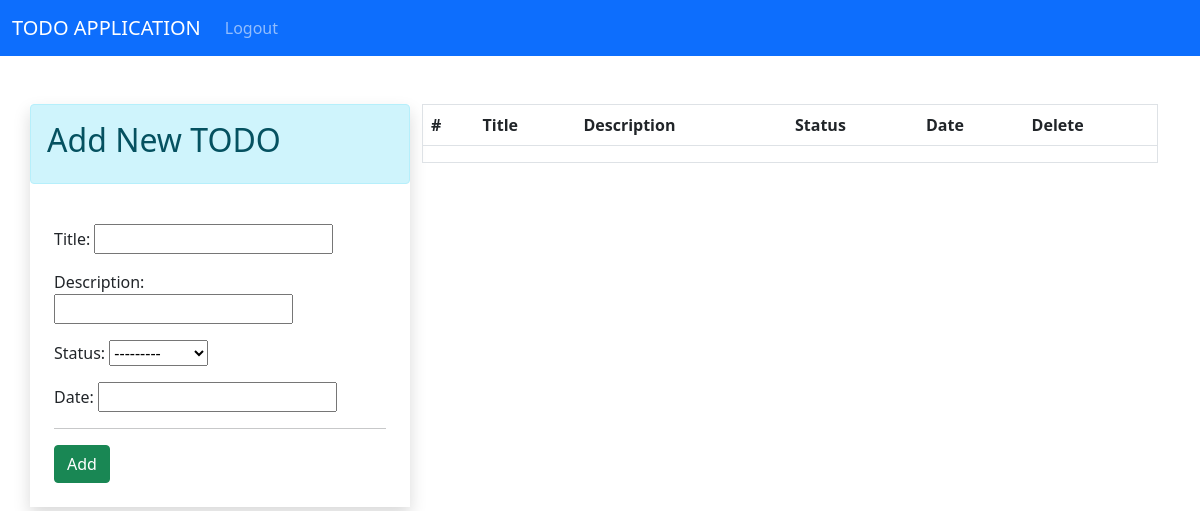
The app's page / (signed in), older data.
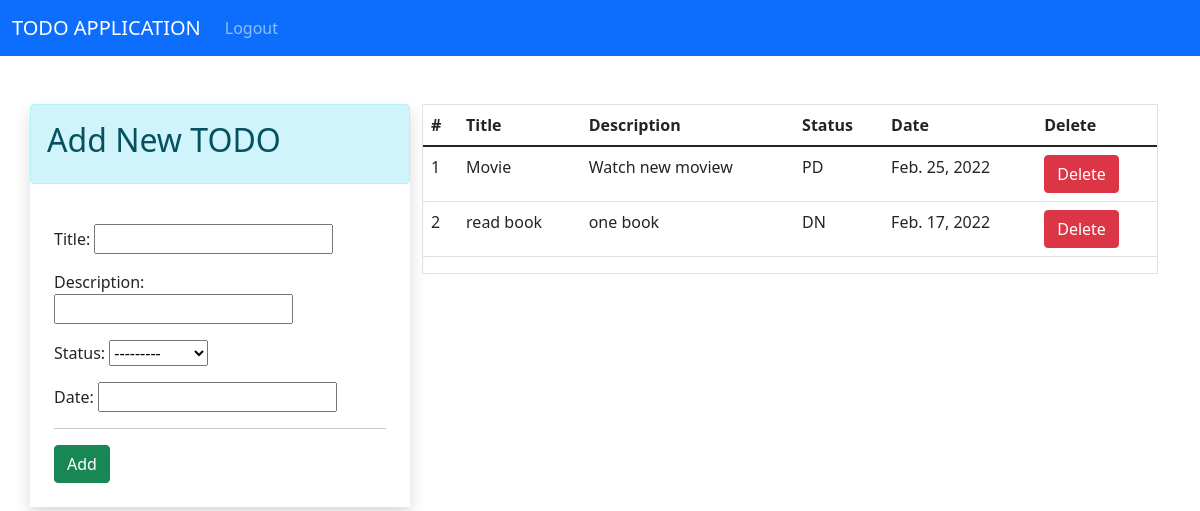
The same page, newer data.
### app/models.py (models this page shows)
class TODO(models.Model):
    status_choices = [
    ('OP', 'OPEN'),
    ('WR', 'WORKING'),
    ('DN', 'DONE'),
    ('PD', 'PENDING'),
    ]
    updated = models.DateTimeField(auto_now=True)
    title = models.CharField(max_length=100)
    description = models.CharField(max_length=100)
    status = models.CharField(max_length=2 , choices=status_choices)
    date = models.DateField()

### app/views.py (the view)
# urls.py: path('' , home , name = 'home'),
@login_required(login_url='login')
def home(request):
        form = TODOForm
        todos = TODO.objects.all()
        return render(request , 'index.html' , context={'form' : form , 'todos' : todos})

### app/templates/index.html (shortened to what this page needs)
{% extends 'base.html' %}
{% block content %}
<div>
    <div class = "container pt-4">
        <div class = "row p-0 mt-4 ">
            <div class = "col-lg-4 mx-auto shadow p-0 ">
                <div class = "alert alert-info">
                    <h2>Add New TODO</h2>
                </div>
                <div class=" p-4">
                    <form  action="/add-todo/" method="POST" >
                        {{ form.as_p }}
                        <hr>
                        <input class= "btn btn-success" type="submit" value="Add">
                    </form>
                </div>
            </div>
            <div class = "col">
                <div class = "border">
                    <div>
                        <table class = "table">
                            <thead>
                                <tr>
                                    <th>#</th>
                                    <th>Title</th>
                                    <th>Description</th>
                                    <th>Status</th>
                                    <th>Date</th>
                                    <th>Delete</th>
                                </tr>
                            </thead>
                            <tbody>
                                    {% for todo in todos %}
                                    <tr>
                                        <td>{{forloop.counter}}</td>
                                        <td>{{todo.title}}</td>
                                        <td>{{todo.description}}</td>
                                        <td>{{todo.status}}</td>
                                        <td>{{todo.date}}</td>
                                        <td><a href="/delete-todo/{{todo.id}}" class = "btn btn-danger">Delete</a></td>
                                    </tr>
                                    {% endfor %}
                            </tbody>
                        </table>
                    </div>
                </div>
            </div>
        </div>
    </div>
</div>
{% endblock %}

### app/templates/base.html (shortened to what this page needs)
<!doctype html>
<html lang="en">
  <head>
    <link href="https://cdn.jsdelivr.net/npm/bootstrap@5.1.3/dist/css/bootstrap.min.css" rel="stylesheet">
  </head>
  <body>
    <nav class="navbar navbar-expand-lg navbar navbar-dark bg-primary">
        <div class="container-fluid">
          <a class="navbar-brand" href="/">TODO APPLICATION</a>
          <div class="collapse navbar-collapse ml-auto" id="navbarNav">
            <ul class="navbar-nav " >
              {% if request.user.is_authenticated %}
              <li class="nav-item">
                <a class="nav-link" href="/logout">Logout</a>
              </li>
              {% endif %}
            </ul>
          </div>
        </div>
      </nav>
      <div>
          {% block content %}
          {% endblock %}
      </div>
  </body>
</html>

Row changes from the older to the newer data that the page shows:
added TODO: title "Movie", description "Watch new moview", status "PD", date "Feb. 25, 2022"
added TODO: title "read book", description "one book", status "DN", date "Feb. 17, 2022"
